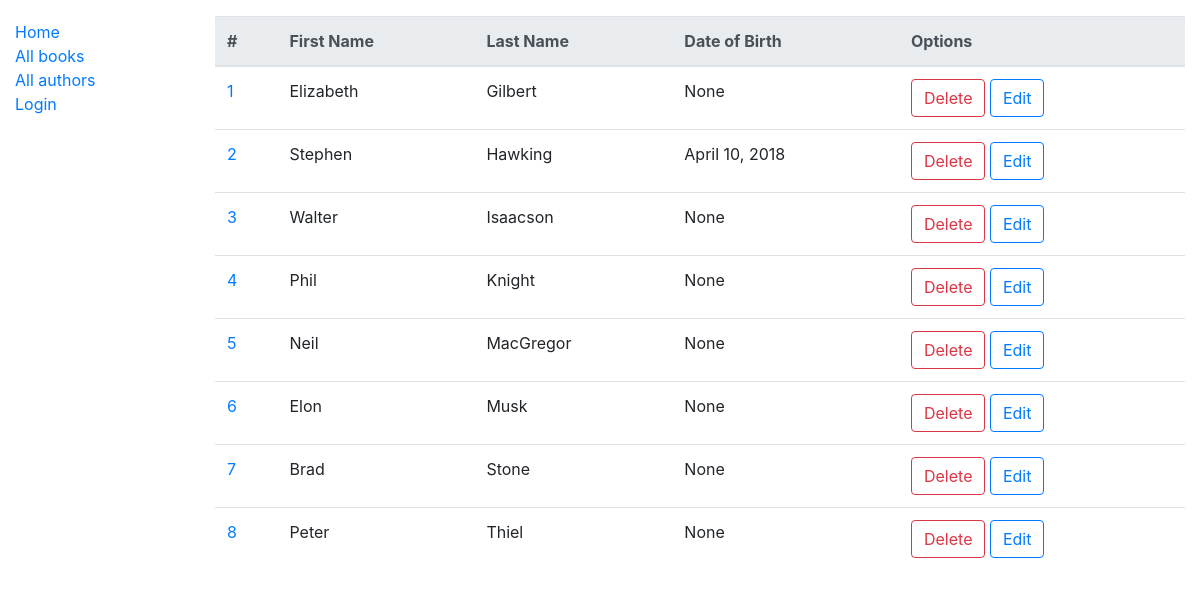
The app's page /catalog/authors/, older data.
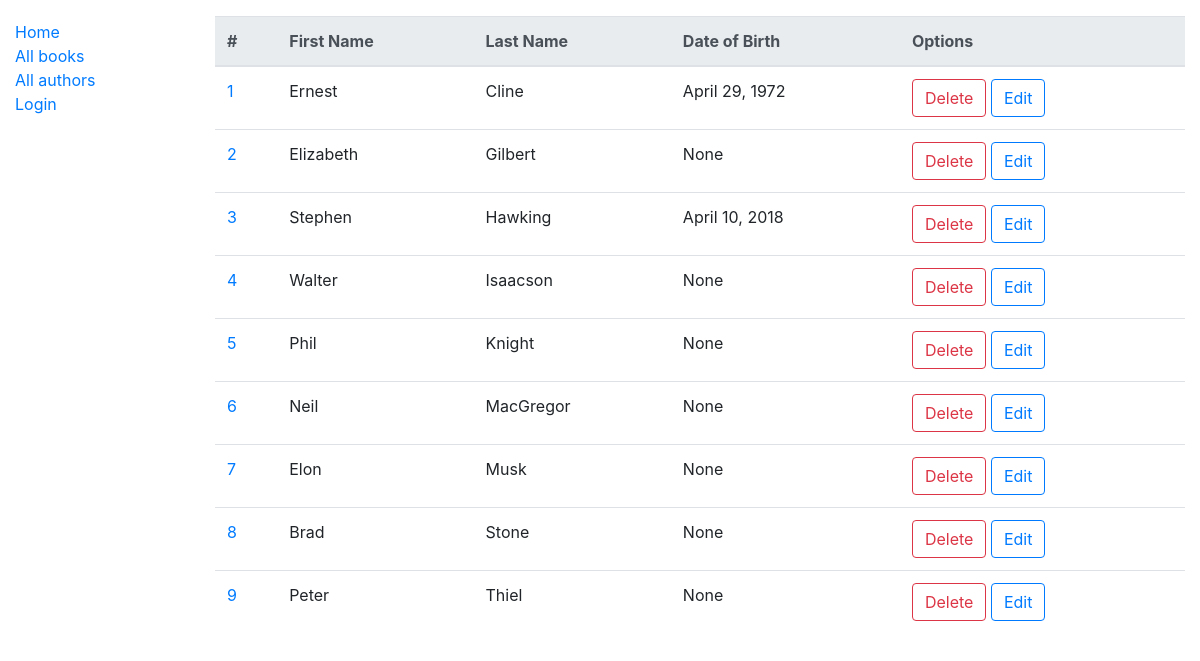
The same page, newer data.
### catalog/models.py (models this page shows, shortened)
class Author(models.Model):
    first_name = models.CharField(max_length=128)
    last_name = models.CharField(max_length=128)
    date_of_birth = models.DateField(null=True, blank=True)
    date_of_death = models.DateField('Died', null=True, blank=True)
    class Meta:
        ordering = ['last_name', 'first_name']
    def get_absolute_url(self):
        return reverse('author-detail', args=[str(self.id)])

### catalog/views.py (the view)
# urls.py: path('authors/', views.AuthorListView.as_view(), name="authors"),
class AuthorListView(generic.ListView):
    model = Author
    template_name = 'lists/author_list.html'
    paginate_by = 20

### catalog/templates/lists/author_list.html (shortened to what this page needs)
{% extends 'base.html' %}
{% block content %}
    <table class="table">
        <thead class="thead-light">
        <th>#</th>
        <th>First Name</th>
        <th>Last Name</th>
        <th>Date of Birth</th>
        <th>Options</th>
        </thead>
        {% for author in author_list %}
            <tr>
                <td>
                    <a href="{{ author.get_absolute_url }}">
                        {{ forloop.counter }}
                    </a>
                </td>
                <td>{{ author.first_name }}</td>
                <td>{{ author.last_name }}</td>
                <td>{{ author.date_of_birth }}</td>
                <td>
                    <a class="btn btn-outline-danger" href="{% url 'delete-author' author.pk %}">Delete</a>
                    <a href="{% url 'update-author' author.pk %}" class="btn btn-outline-primary">Edit</a>
                </td>
            </tr>
        {% endfor %}
    </table>
{% endblock %}

Row changes from the older to the newer data that the page shows:
added Author: first_name "Ernest", last_name "Cline", date_of_birth "April 29, 1972"
